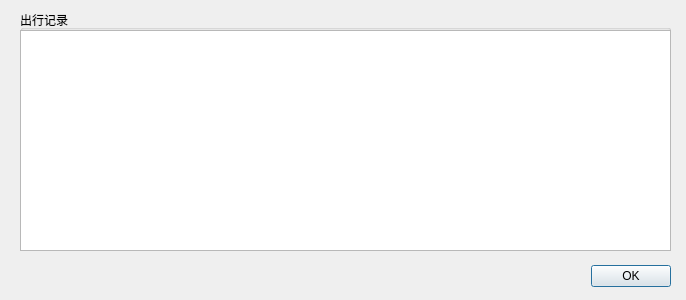
<?xml version="1.0" encoding="UTF-8"?>
<ui version="4.0">
 <class>run_record_dialog</class>
 <widget class="QDialog" name="run_record_dialog">
  <property name="geometry">
   <rect>
    <x>0</x>
    <y>0</y>
    <width>686</width>
    <height>300</height>
   </rect>
  </property>
  <property name="windowTitle">
   <string>出行记录</string>
  </property>
  <widget class="QDialogButtonBox" name="buttonBox">
   <property name="geometry">
    <rect>
     <x>330</x>
     <y>260</y>
     <width>341</width>
     <height>32</height>
    </rect>
   </property>
   <property name="orientation">
    <enum>Qt::Horizontal</enum>
   </property>
   <property name="standardButtons">
    <set>QDialogButtonBox::Ok</set>
   </property>
  </widget>
  <widget class="QGroupBox" name="groupBox">
   <property name="geometry">
    <rect>
     <x>20</x>
     <y>10</y>
     <width>651</width>
     <height>241</height>
    </rect>
   </property>
   <property name="title">
    <string>出行记录</string>
   </property>
   <widget class="QTableView" name="tableView">
    <property name="geometry">
     <rect>
      <x>0</x>
      <y>20</y>
      <width>651</width>
      <height>221</height>
     </rect>
    </property>
   </widget>
  </widget>
 </widget>
 <resources/>
 <connections>
  <connection>
   <sender>buttonBox</sender>
   <signal>accepted()</signal>
   <receiver>run_record_dialog</receiver>
   <slot>accept()</slot>
   <hints>
    <hint type="sourcelabel">
     <x>248</x>
     <y>254</y>
    </hint>
    <hint type="destinationlabel">
     <x>157</x>
     <y>274</y>
    </hint>
   </hints>
  </connection>
  <connection>
   <sender>buttonBox</sender>
   <signal>rejected()</signal>
   <receiver>run_record_dialog</receiver>
   <slot>reject()</slot>
   <hints>
    <hint type="sourcelabel">
     <x>316</x>
     <y>260</y>
    </hint>
    <hint type="destinationlabel">
     <x>286</x>
     <y>274</y>
    </hint>
   </hints>
  </connection>
 </connections>
</ui>
